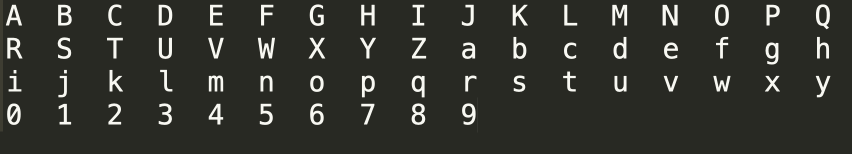
#> input picture GetCaptchaText/images/azAz09.png, 1703 x 307 px (shown at 1/2 size)
$ python twse.py
#> lines starting #> are read from the running program, lines starting #| are printed output that depends on the picture; after the words box and inside, x2 and y2 are one past the last pixel; in counts of white or black regions, pixels touching at a corner belong together
import pytesseract
import numpy as np
import cv2
from matplotlib import pyplot as plt


def getImgInfo(image):
    print("圖片文件格式：" + image.format)
    print("圖片大小：" + str(image.size))
    print("圖片模式：" + image.mode)


def getImgText(image, lang="chi_tra+eng"):
    text = pytesseract.image_to_string(image, lang=lang)  # 將圖片轉成字串
    print("---", text)
    return text.replace(' ', '').replace('\n', '').replace('-', '')


if __name__ == "__main__":
    img = cv2.imread("./images/azAz09.png")
#> img is the input picture: shape (307, 1703, 3); mean B, G, R 47, 53, 52
    kernel = np.ones((4, 4), np.uint8)
    # 橡皮擦
    erosion = cv2.erode(img, kernel, iterations=1)
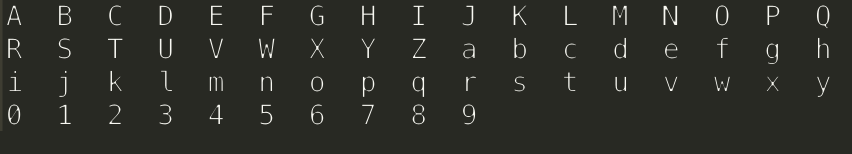
#> erosion: shape (307, 1703, 3) (shown at 1/2 size); mean B, G, R 39.6, 45.6, 44.6
    # 模糊
    blurred = cv2.GaussianBlur(erosion, (5, 5), 0)
    # 偵測邊界
    edged = cv2.Canny(blurred, 30, 150)
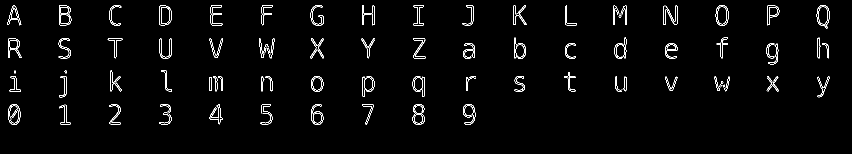
#> edged: shape (307, 1703) (shown at 1/2 size); 2.1% white in thin lines or dots, all inside (x1, y1, x2, y2) = (14, 10, 1659, 250)
    dilation = cv2.dilate(edged, kernel, iterations=1)
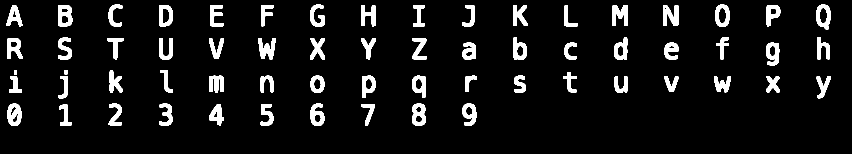
#> dilation: shape (307, 1703) (shown at 1/2 size); 7.6% white; 63 white regions
    contours, hierarchy = cv2.findContours(
        dilation.copy(), cv2.RETR_TREE, cv2.CHAIN_APPROX_SIMPLE)
#> contours = 89 contours, 3 with area under 20; largest, box (x1, y1, x2, y2) and area: (1632, 9, 1661, 59) 1098, (1430, 9, 1459, 54) 1050, (117, 10, 145, 53) 1038, (318, 10, 346, 53) 1028, (15, 207, 43, 252) 1010
    cnts = sorted([(c, cv2.boundingRect(c)[0])
                  for c in contours], key=lambda x: x[1])
#> cnts = 89 items
    ary = []
    for (c, _) in cnts:
        (x, y, w, h) = cv2.boundingRect(c)
        if w > 15 and h > 15:
            ary.append((x, y, w, h))
#> this loop made 89 passes
#> (x, y, w, h) on passes 1, 2, 3, 4, 5, 6, 7, 8, 10, 11, 12, 13: (13, 10, 32, 43), (15, 207, 28, 45), (15, 76, 30, 42), (18, 152, 26, 33), (21, 213, 12, 19), (21, 82, 14, 14), (24, 227, 13, 18), (24, 21, 10, 15), (116, 75, 28, 45), (117, 152, 18, 45), (117, 10, 28, 43), (118, 208, 25, 43)
#> (c, x, y, w, h) on passes 9, 59: ([[28, 140], [28, 148], [33, 148], [33, 140]], 28, 140, 6, 9), ([[947, 228], [948, 227], [949, 228], [948, 229]], 947, 227, 3, 3)
#> after the loop, ary = 64 items, first 6: (13, 10, 32, 43), (15, 207, 28, 45), (15, 76, 30, 42), (18, 152, 26, 33), (116, 75, 28, 45), (117, 152, 18, 45)

    fig = plt.figure()
    for id, (x, y, w, h) in enumerate(ary):
        roi = dilation[y:y+h, x:x+w]
        thresh = roi.copy()
        a = fig.add_subplot(1, len(ary), id+1)
        res = cv2.resize(thresh, (50, 50))
        # cv2.imwrite("%d.png" % (id), res)
#> (the run stopped early here; a loop or call above may not have finished)
